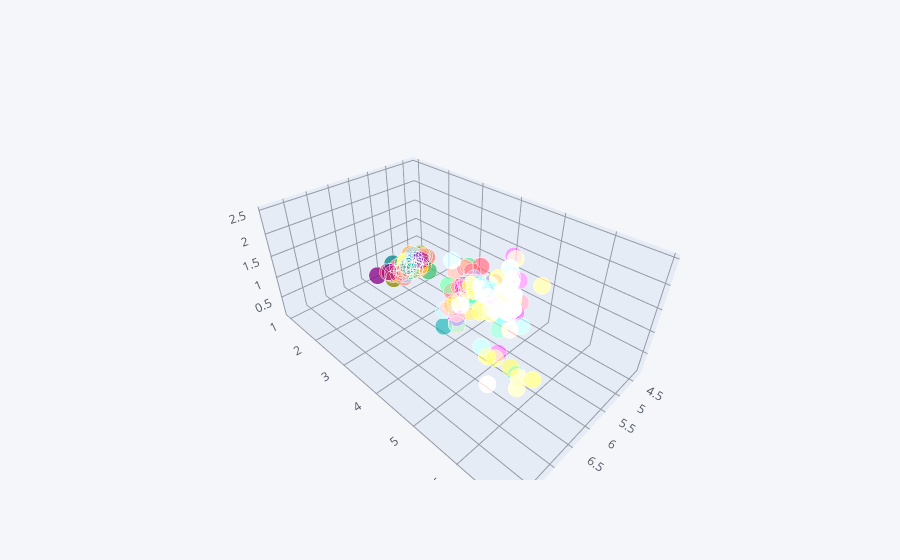

The notebook cell this image was saved under:
### Code cell
df.iplot(kind='scatter3d',x='SepalLengthCm', y='PetalLengthCm', z='PetalWidthCm')

### Figure 1 — Plotly figure (JSON) as saved in the notebook; plotly's stock layout.template omitted (floating-point values rounded to 4 significant figures; data arrays with more than 128 entries replaced by an {"elided": "..."} marker saying what was removed)
{"data": [{"marker": {"color": {"elided": "150 str values"}, "opacity": 0.8, "size": {"elided": "150 int values"}, "symbol": "circle"}, "mode": "markers", "text": {"elided": "150 str values"}, "type": "scatter3d", "x": {"elided": "150 float values"}, "y": {"elided": "150 float values"}, "z": {"elided": "150 float values"}}], "layout": {"legend": {"bgcolor": "#F5F6F9", "font": {"color": "#4D5663"}}, "paper_bgcolor": "#F5F6F9", "plot_bgcolor": "#F5F6F9", "scene": {"xaxis": {"gridcolor": "#9499A3", "showgrid": true, "tickfont": {"color": "#4D5663"}, "title": {"font": {"color": "#4D5663"}, "text": ""}, "zerolinecolor": "#9499A3"}, "yaxis": {"gridcolor": "#9499A3", "showgrid": true, "tickfont": {"color": "#4D5663"}, "title": {"font": {"color": "#4D5663"}, "text": ""}, "zerolinecolor": "#9499A3"}, "zaxis": {"gridcolor": "#9499A3", "showgrid": true, "tickfont": {"color": "#4D5663"}, "title": {"font": {"color": "#4D5663"}, "text": ""}, "zerolinecolor": "#9499A3"}}, "title": {"font": {"color": "#4D5663"}}}}
